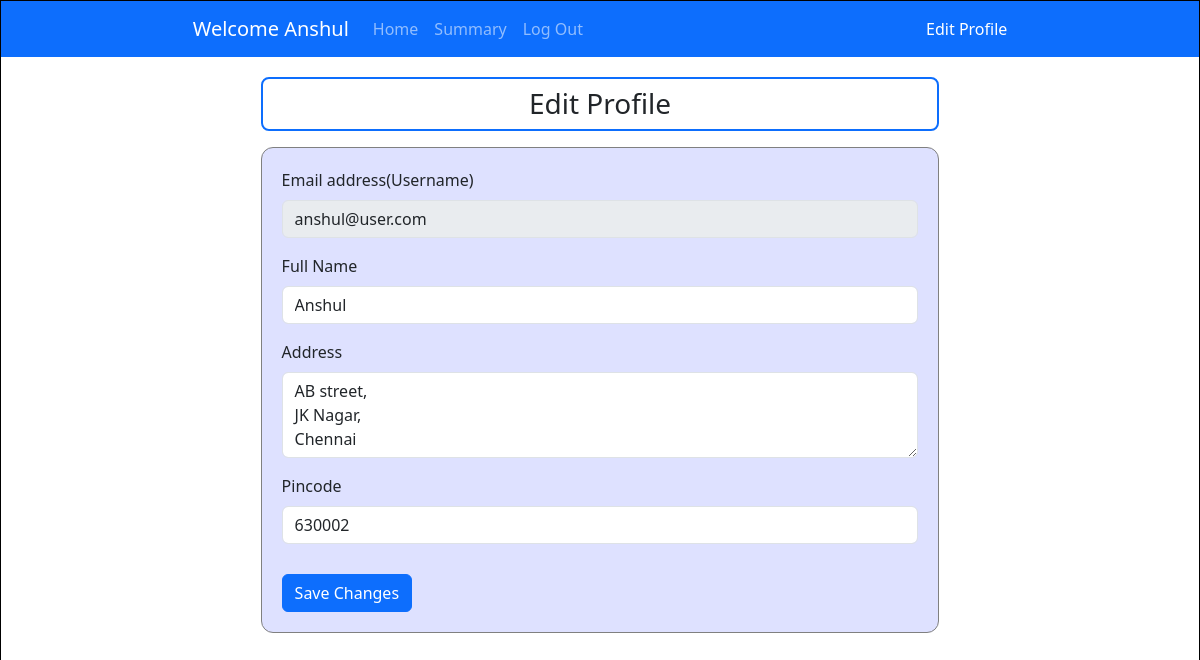
/edit_profile (signed in), run on an earlier commit of the app's database.
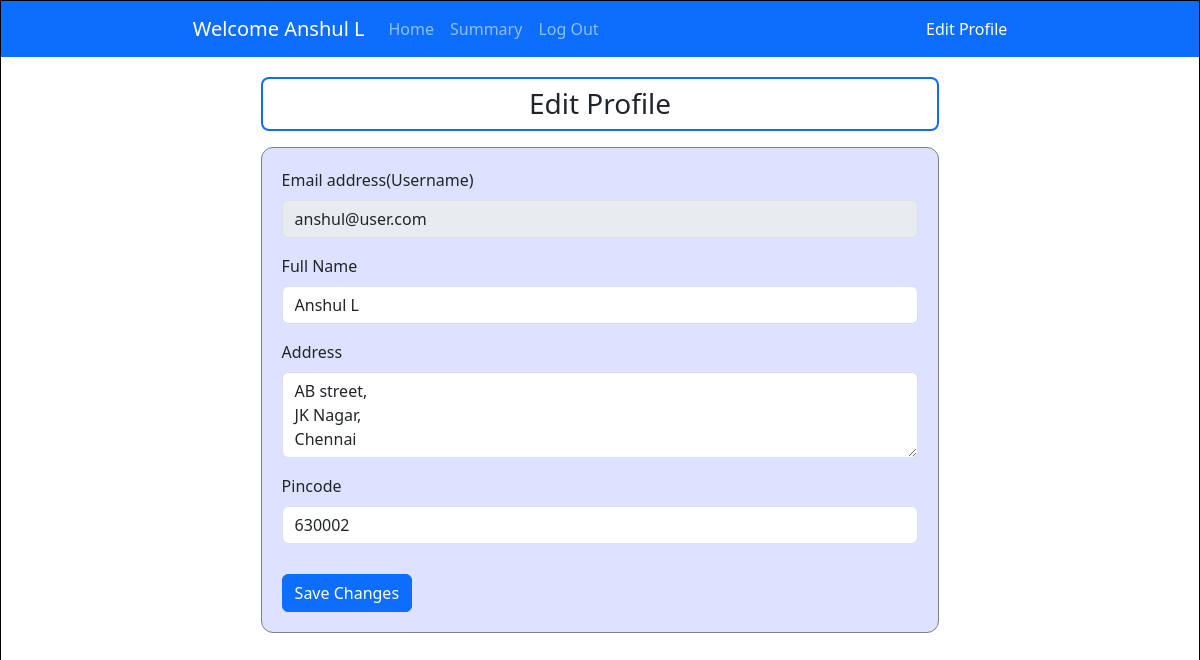
And on a later commit of the database.
### controllers/models.py (models this page shows)
class User(db.Model, UserMixin):
    id = db.Column(db.Integer, primary_key=True)
    username = db.Column(db.String, unique=True, nullable = False)
    password = db.Column(db.String, nullable=False)
    name = db.Column(db.String, nullable=False)
    address = db.Column(db.String, nullable=False)
    type = db.Column(db.String, default="general")
    pincode = db.Column(db.String(6), nullable=False)
    reservations = db.relationship('Reservation', backref='user')

### controllers/user_routes.py (the view, shortened to what this page needs)
@app.route("/edit_profile", methods=["GET", "POST"])
@login_required
def edit_profile():
    return render_template("user/edit_profile.html",user=current_user)

### app.py (called while the page is built)
@login_manager.user_loader
def load_user(user_id):
    return db.session.get(User, int(user_id))

### templates/user/edit_profile.html (shortened to what this page needs)
<!DOCTYPE html>
<html lang="en">
<head>
    <link href="https://cdn.jsdelivr.net/npm/bootstrap@5.3.6/dist/css/bootstrap.min.css" rel="stylesheet"
>
    <link rel="stylesheet" href="../static/style.css">
</head>
<body>
    <div id="main">
        {% if user.type == "admin" %}
        <nav class="navbar navbar-expand-lg bg-primary" data-bs-theme="dark">
            <div class="container-fluid">
                <a class="navbar-brand" href="/admin_dashboard">Welcome {{ user.name }}</a>
                <button class="navbar-toggler" type="button" data-bs-toggle="collapse"
                    data-bs-target="#navbarNavAltMarkup" aria-controls="navbarNavAltMarkup" aria-expanded="false"
                    aria-label="Toggle navigation">
                    <span class="navbar-toggler-icon"></span>
                </button>
                <div class="collapse navbar-collapse" id="navbarNavAltMarkup">
                    <div class="navbar-nav">
                        <a class="nav-link" href="/admin_dashboard">Home</a>
                        <a class="nav-link" href="/admin_dashboard/users">Users</a>
                        <a class="nav-link" href="/admin_dashboard/search">Search</a>
                        <a class="nav-link" href="/admin_dashboard/summary">Summary</a>
                        <a class="nav-link" href="/login">Log Out</a>
                    </div>
                </div>
                <a class="nav-item" style="color:white; text-decoration: none" href="/edit_profile">Edit Profile</a>
            </div>
        </nav>
        {% else %}
        <nav class="navbar navbar-expand-lg bg-primary" data-bs-theme="dark">
            <div class="container-fluid">
                <a class="navbar-brand" href="/user_dashboard">Welcome {{user.name}}</a>
                <div class="collapse navbar-collapse" id="navbarNavAltMarkup">
                    <div class="navbar-nav">
                        <a class="nav-link" href="/user_dashboard">Home</a>
                        <a class="nav-link" href="/summary">Summary</a>
                        <a class="nav-link" href="/logout">Log Out</a>
                    </div>
                </div>
                <a class="nav-item" style="color:white; text-decoration: none" href="/edit_profile">Edit Profile</a>
            </div>
        </nav>
        {% endif %}
        <div id="canvas">
            <div class="h3 text-center pt-2 pb-2 mb-3 rounded-3 border border-2 border-primary" style="margin: auto; width: 85%;">Edit Profile</div>
            <div id="form-body" style="width: 85%; margin-top: 0px; margin:auto;">
                <form action="/edit_profile" method="post">
                    <div class="mb-3">
                        <label for="username" class="form-label">Email address(Username)</label>
                        <input type="email" class="form-control" value="{{ user.username }}"
                            name="username" disabled readonly>
                    </div>
                    <div class="mb-3">
                        <label for="name" class="form-label">Full Name</label>
                        <input type="text" class="form-control" name="name" value="{{ user.name }}" required>
                    </div>
                    <div class="mb-3">
                        <label for="address" class="form-label">Address</label>
                        <textarea class="form-control" rows="3"
                            name="address" required>{{ user.address }}</textarea>
                    </div>
                    <div class="mb-3">
                        <label for="pincode" class="form-label">Pincode</label>
                        <input type="text" class="form-control"  pattern="\d{6}"
                        maxlength="6" required placeholder="600xxx" name="pincode" value="{{ user.pincode }}">
                    </div>
                    <div style="margin-top: 30px;">
                        <input type="submit" class="btn btn-primary" value="Save Changes">
                    </div>
                </form>
            </div>
        </div>
    </div>
</body>
</html>

What changed in the data, as far as the page shows it:
changed User "anshul@user.com": name "Anshul" → "Anshul L"
